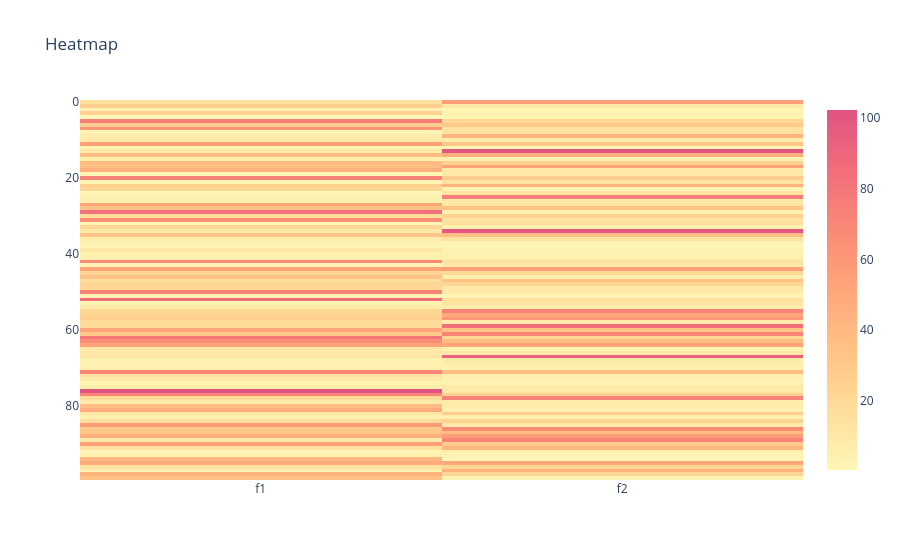

The cell this chart's notebook holds for it:
### Markdown cell above
## Heatmap - Objective Space - 2 Variables and 2 Objective functions

### Code cell
data1 = df1[["f1", "f2"]].values.tolist()
heatmap = px.imshow(
            data1,
            labels={"df1[f1]": "f1", "df1[f2]": "f2"},
            x=["f1", "f2"],
            color_continuous_scale=px.colors.sequential.Pinkyl,
            title="Heatmap",
        )
heatmap.show()

### Figure 1 — Plotly figure (JSON) as saved in the notebook; plotly's stock layout.template omitted (floating-point values rounded to 4 significant figures; data arrays with more than 128 entries replaced by an {"elided": "..."} marker saying what was removed)
{"data": [{"coloraxis": "coloraxis", "hovertemplate": "x: %{x}<br>y: %{y}<br>color: %{z}<extra></extra>", "name": "0", "type": "heatmap", "x": ["f1", "f2"], "xaxis": "x", "yaxis": "y", "z": {"elided": "100x2 float values"}}], "layout": {"autosize": true, "coloraxis": {"colorscale": [[0, "rgb(254, 246, 181)"], [0.1667, "rgb(255, 221, 154)"], [0.3333, "rgb(255, 194, 133)"], [0.5, "rgb(255, 166, 121)"], [0.6667, "rgb(250, 138, 118)"], [0.8333, "rgb(241, 109, 122)"], [1, "rgb(225, 83, 131)"]]}, "title": {"text": "Heatmap"}, "xaxis": {"anchor": "y", "autorange": true, "constrain": "domain", "domain": [0, 1], "range": [-0.5, 1.5], "scaleanchor": "y", "type": "category"}, "yaxis": {"anchor": "x", "autorange": true, "constrain": "domain", "domain": [0, 1], "range": [99.5, -0.5]}}}
